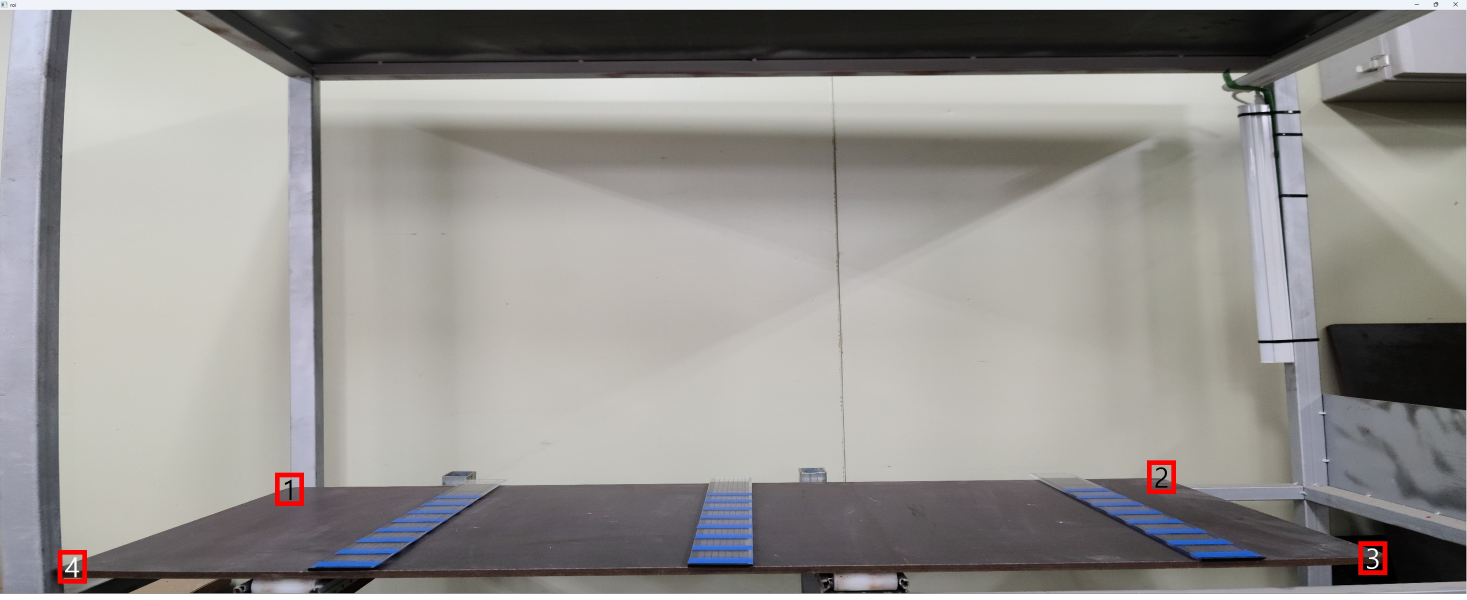
#> input picture app/src/main/python/images/AutoCalibration.jpg, 4400 x 1800 px (shown at 1/3 size); its folder holds only this picture in this run
$ python -i Laser_Function.py   (imports and definitions only)   (older library calls are emulated)
#> lines starting #> are read from the running program, lines starting #| are printed output that depends on the picture; after the words box and inside, x2 and y2 are one past the last pixel; in counts of white or black regions, pixels touching at a corner belong together
#> further down, picture is the input picture: shape (1800, 4400, 3); mean B, G, R 145, 147.6, 149.8
'''
* *****************************************************************************
* @author	ChangMin An
* @Mod		2024 - 01 - 26
* @brief	Brick line detection
* *****************************************************************************
'''

'''
* *****************************************************************************
* Module Import
* *****************************************************************************
'''
import cv2
import numpy as np
import os

'''
* *****************************************************************************
* CONSTANT
* *****************************************************************************
'''

GREEN_RANGE = [np.array([40, 40, 40]), np.array([120, 255, 255])]
THRESHOLD = [140, 255]
THRESHOLD_GREEN = [190, 255]
ROI_RANGE = []
THRED_SOBEL = [30, 255]
THRED_GRAY = [150, 210]
# Color
WHITE = (255, 255, 255)
RED = (0, 0, 255)
GREEN = (0, 255, 0)
MAGENTA = (255, 0, 255)

font = cv2.FONT_HERSHEY_SIMPLEX
font_scale = 5
font_thickness = 10
font_color = WHITE


# Brick area
BRICK_MINIMUM_AREA = 200000

brick_height_mm = []

# Mode
SOBEL_MODE = 1
BINARY_MODE = 2

FLAG= 2
Flag_roi = 0

'''
* *****************************************************************************
* Function
* *****************************************************************************
'''
# TAN Function
def Brick_Length_FUNC(_theta, _dY, _dZ, _noize):
    return _dY/np.tan(_theta - _noize) - _dZ

# Intrinsic Calibration
# [58 lines left out: functions Intrinsic_Calibration, Get_ROI, ROI_Show, Image_Show, not called in this run]

# Image Pause
def Image_Pause():
    cv2.waitKey(0)
    cv2.destroyAllWindows()

# Image Crop
# Image Crop
# [54 lines left out: functions Image_Crop, Thresholding, Contour_Extract, Draw_Contour, not called in this run]
# Green Image Extract
def Laser_Extract_InRange(_src):
    # BGR to HSV
    _src_hsv = cv2.cvtColor(_src, cv2.COLOR_BGR2HSV)
#> _src_hsv: shape (1800, 4400, 3); mean H, S, V 50.1, 19, 152.3

    # inRange Extract
    green_mask = cv2.inRange(_src_hsv, GREEN_RANGE[0], GREEN_RANGE[1])
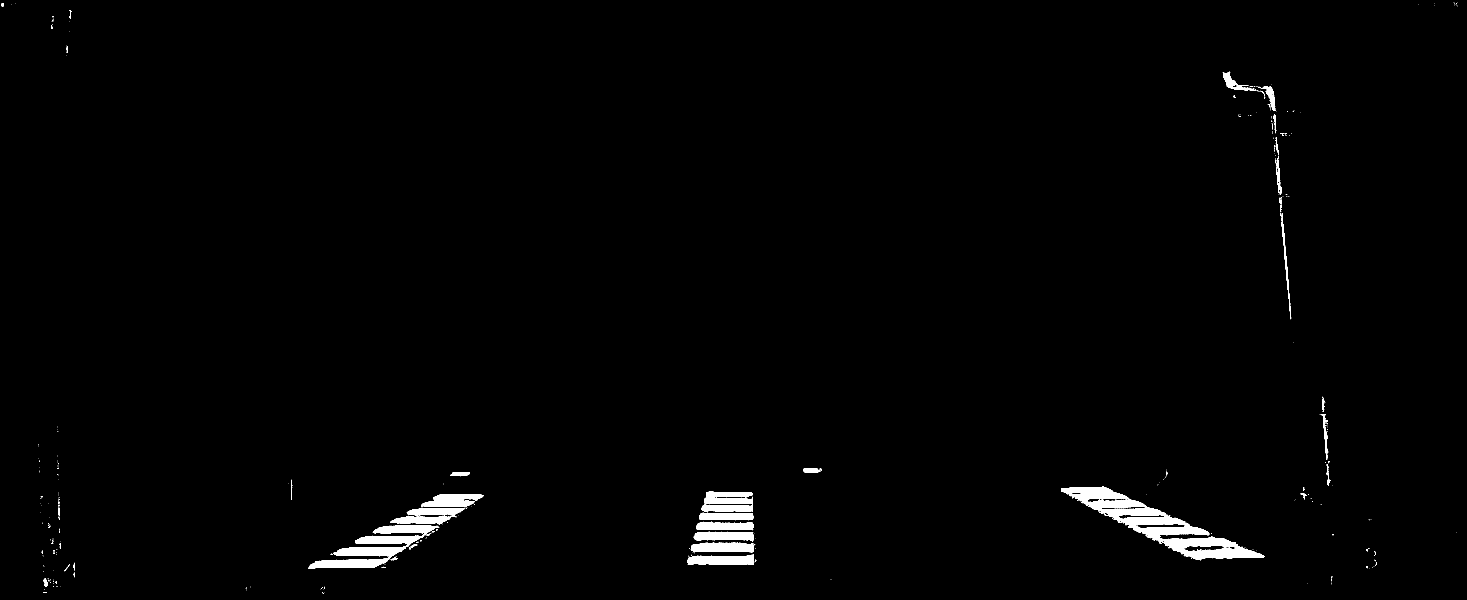
#> green_mask: shape (1800, 4400) (shown at 1/3 size); 1.2% white; 379 white regions (327 under 20 px), largest, box (x1, y1, x2, y2) and area: (3183, 1459, 3794, 1681) 32605, (924, 1575, 1318, 1706) 17618, (2104, 1474, 2259, 1536) 7087
    _src_green = cv2.bitwise_and(_src, _src, mask=green_mask)

    # split green
    _, _dst, _ = cv2.split(_src_green)

    return _dst

# Brick + Laser Merging
# [12 lines left out: function Brick_Laser_Merge, not called in this run]

# Kernel
def Kernel(_size):
    return np.ones((_size, _size), dtype=np.uint8)

# Brick Point Extract
# [89 lines left out: functions Brick_Point_Extract, Get_Brick_Height, Brick_Laser_Extract, Thresholding_Process, Morphology_Process, Brick_Segmentation, not called in this run]

>>> import cv2
>>> picture = cv2.imread('../images/AutoCalibration.jpg')
>>> result = Laser_Extract_InRange(picture)

$ run again, on app/src/main/python/images/Line_Ex.jpg
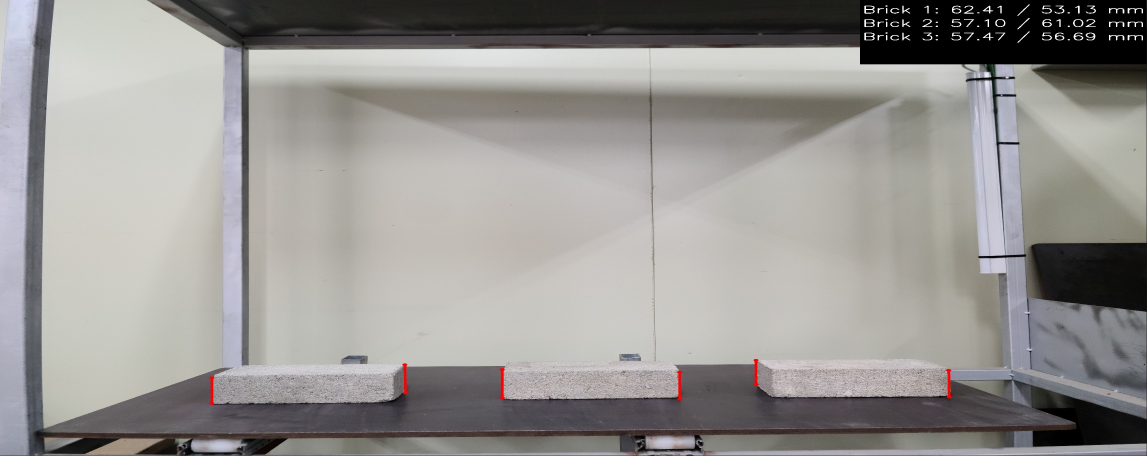
#> input picture app/src/main/python/images/Line_Ex.jpg, 3441 x 1367 px (shown at 1/3 size)
#> picture is the input picture: shape (1367, 3441, 3); mean B, G, R 145.6, 148.3, 150.3
#> _src_hsv: shape (1367, 3441, 3); mean H, S, V 49.7, 15.7, 152
#> in Laser_Extract_InRange, `green_mask = cv2.inRange(_src_hsv, GREEN_RANGE[0], GREEN_RANGE[1])`:
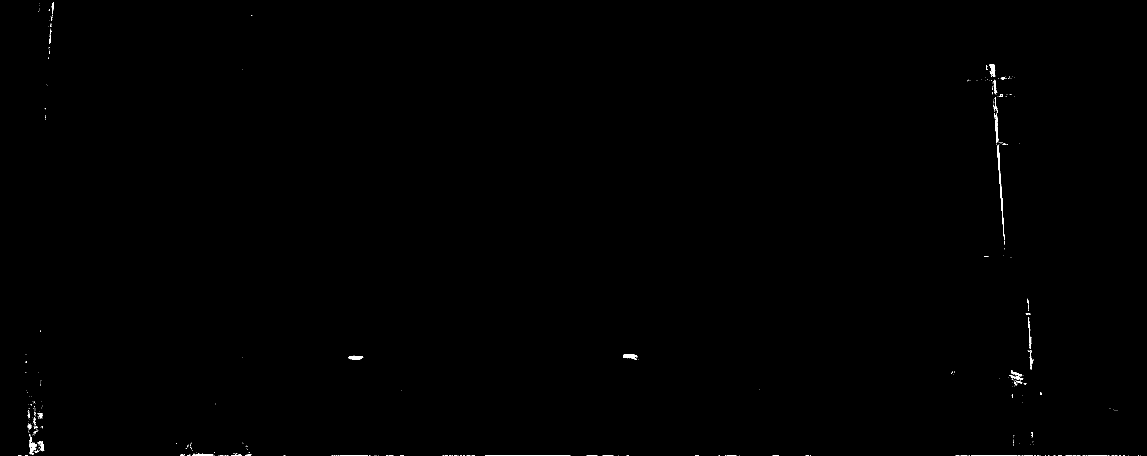
#> green_mask: shape (1367, 3441) (shown at 1/3 size); 0.15% white; 514 white regions (464 under 20 px), largest, box (x1, y1, x2, y2) and area: (2991, 436, 3014, 720) 975, (88, 1312, 110, 1364) 479, (1869, 1063, 1913, 1074) 382
